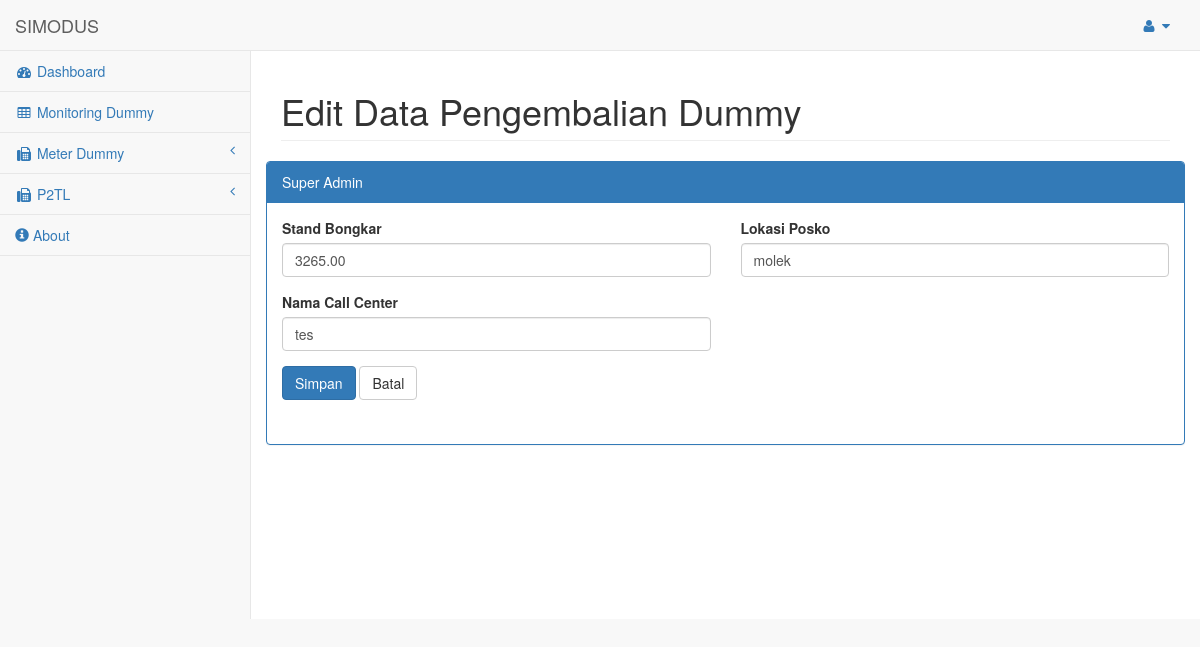
The page /pages/admin.php?page=mdk&act=edit&id_meter=36 (signed in) on the database its author committed.
### tables this page shows
CREATE TABLE `tbl_metdum_kbl` (
  `id_meter` int(11) NOT NULL,
  `no_dummy` varchar(50) NOT NULL DEFAULT '',
  `lokasi_posko` varchar(50) NOT NULL DEFAULT '',
  `nama_cc` varchar(50) NOT NULL DEFAULT '',
  `stand` float(10,2) NOT NULL DEFAULT '0.00',
  `tgl_kembali` timestamp NOT NULL DEFAULT CURRENT_TIMESTAMP ON UPDATE CURRENT_TIMESTAMP,
  `nama` varchar(50) NOT NULL DEFAULT '0',
  `id_user` tinyint(2) NOT NULL DEFAULT '0',
  `unit` varchar(25) DEFAULT NULL
);

### pages/edit_meter_kembali.php (the view, shortened to what this page needs)
<?php
if (empty($_SESSION['admin'])) {
    echo '<script language="javascript">
        window.alert("Anda harus login terlebih dahulu!");
        window.location.href="../index.php"
    </script>';
    die();
} else {
    if (isset($_REQUEST['submit'])) {
        $id_meter = $_REQUEST['id_meter'];
        $no_dummy = $_REQUEST['no_dummy'];
        $lokasi_posko = $_REQUEST['lokasi_posko'];
        $nama_cc = $_REQUEST['nama_cc'];
        $stand = $_REQUEST['stand'];
        $nama = $_SESSION['nama'];
        $id_user = $_SESSION['id_user'];
        $unit = $_SESSION['unit'];
        $query = mysqli_query($config, "UPDATE tbl_metdum_kbl SET no_dummy='$no_dummy', lokasi_posko='$lokasi_posko', nama_cc='$nama_cc',"
                . "stand='$stand' WHERE id_meter='$id_meter'");
        if ($query == true) {
            $_SESSION['succAdd'] = 'SUKSES! Data berhasil diperbarui';
            header("Location: ./admin.php?page=mdk");
            die();
        } else {
            $_SESSION['errQ'] = 'ERROR! Ada masalah dengan query';
            echo '<script language="javascript">window.history.back();</script>';
        }
    } else {
        $id_meter = mysqli_real_escape_string($config, $_REQUEST['id_meter']);
        $query = mysqli_query($config, "SELECT no_dummy, no_meter_rusak, alasan_rusak, ptgs_pasang, sisa_pulsa, no_hp_plg, std_dummy, nama, id_user FROM tbl_metdum_pakai WHERE id_meter='$id_meter'");
        list($no_dummy, $no_meter_rusak, $alasan_rusak, $ptgs_pasang, $sisa_pulsa, $no_hp_plg, $std_dummy, $nama, $id_user) = mysqli_fetch_array($query);
        ?>
        <div id="page-wrapper">
            <div class="row">
                <div class="col-lg-12">
                    <h1 class="page-header">Edit Data Pengembalian Dummy</h1>
                </div>
                <div class="row">
                    <div class="col-lg-12">
                        <div class="panel panel-primary">
                            <div class="panel-heading">
                                <?php echo $_SESSION['nama']; ?>
                            </div>
                            <?php
                            $id_meter = mysqli_real_escape_string($config, $_REQUEST['id_meter']);
                            $query = mysqli_query($config, "SELECT no_dummy, lokasi_posko, nama_cc, stand, tgl_kembali, nama, id_user FROM tbl_metdum_kbl WHERE id_meter='$id_meter'");
                            list($no_dummy, $lokasi_posko, $nama_cc, $stand, $tgl_kembali, $nama, $id_user) = mysqli_fetch_array($query);
                            ?>
                            <div class="panel-body">
                                <form role="form" method="POST" action="?page=mdk&act=edit" enctype="multipart/form-data">
                                    <div class="row">
                                        <div class="form-group col-lg-6">
                                            <label for="stand">Stand Bongkar</label>
                                            <input class="form-control" type="text" name="stand" id="stand" value="<?php echo $stand; ?>" required>
                                        </div>
                                        <div class="form-group col-lg-6">
                                            <label for="lokasi_posko">Lokasi Posko</label>
                                            <input class="form-control" type="text" name="lokasi_posko" id="lokasi_posko" value="<?php echo $lokasi_posko; ?>" required>
                                        </div>
                                        <div class="form-group col-lg-6">
                                            <label for="nama_cc">Nama Call Center</label>
                                            <input class="form-control" type="text" name="nama_cc" id="nama_cc" value="<?php echo $nama_cc; ?>" required>
                                        </div>
                                    </div>
                                    <div class="row">
                                        <div class="form-group col-md-4">
                                            <button type="submit" name="submit" class="btn btn-primary"> Simpan</button>
                                            <a href="?page=mdk" class="btn btn-default"> Batal</a>
                                        </div>
                                    </div>
                                </form>
                            </div>
                        </div>
                    </div>
                </div>
            </div>
        </div>
        <?php
    }
}
?>

### rows shown on the page
tbl_metdum_kbl: stand "3265.00", lokasi_posko "molek", nama_cc "tes"

### other values the page prints
$_SESSION['nama'] "Super Admin"
